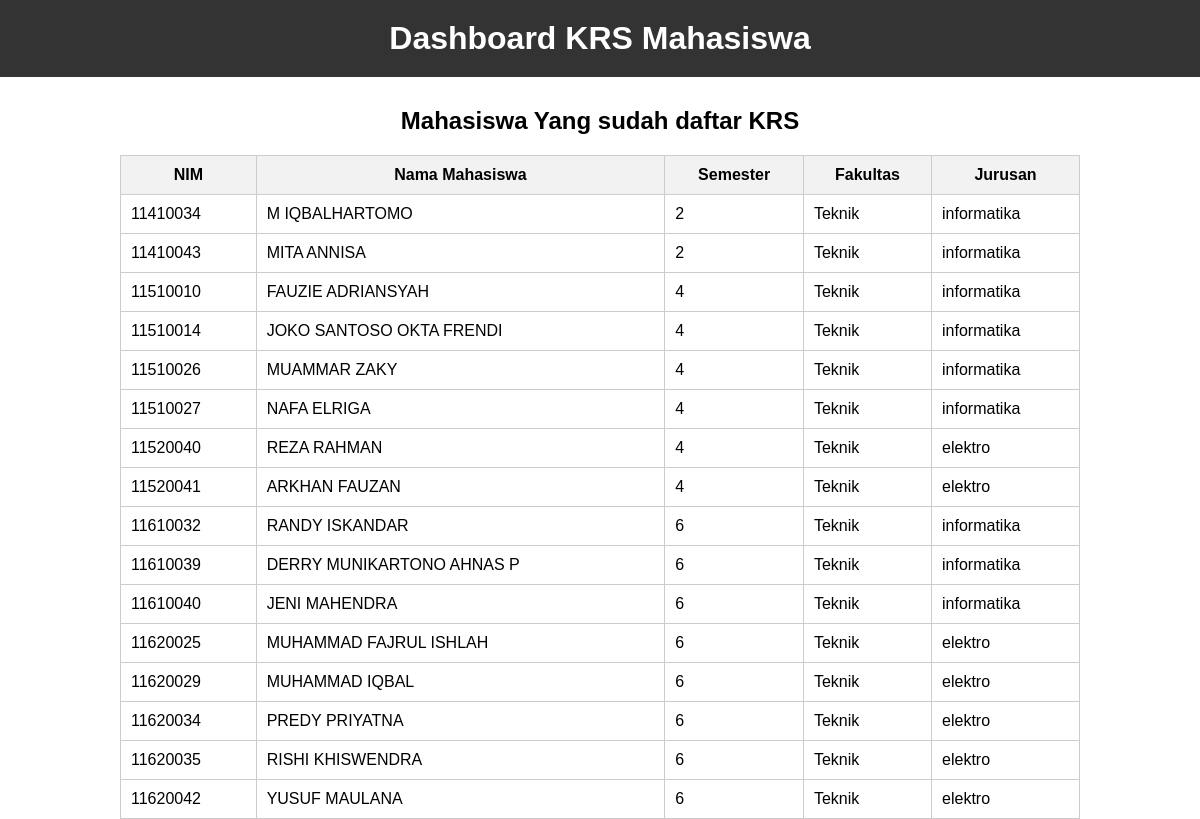
Page /Uas-pungky/dashboard.php on the committed database.
### tables this page shows
CREATE TABLE `mahasiswa` (
  `nim` varchar(10) NOT NULL,
  `nm_mhs` varchar(25) NOT NULL,
  `semester` varchar(1) NOT NULL,
  `fakultas` varchar(50) NOT NULL,
  `jurusan` varchar(50) NOT NULL
);

### Uas-pungky/dashboard.php (the view, shortened to what this page needs)
<!DOCTYPE html>
<html>
<head>
</head>
<body>
    <center>
  <h1>Dashboard KRS Mahasiswa</h1>
</center>
  <?php
  $host = "localhost";
  $username = "root";
  $password = "";
  $database = "uas2ti03";
  $koneksi = mysqli_connect($host, $username, $password, $database);
  $query_mahasiswa = "SELECT * FROM mahasiswa";
  $result_mahasiswa = mysqli_query($koneksi, $query_mahasiswa);
  if ($result_mahasiswa) {
    if (mysqli_num_rows($result_mahasiswa) > 0) {
      echo '<h2><center>Mahasiswa Yang sudah daftar KRS</center></h2>';
      echo '<table>';
      echo '<tr>';
      echo '<th>NIM</th>';
      echo '<th>Nama Mahasiswa</th>';
      echo '<th>Semester</th>';
      echo '<th>Fakultas</th>';
      echo '<th>Jurusan</th>';
      echo '</tr>';
      while ($row_mahasiswa = mysqli_fetch_assoc($result_mahasiswa)) {
        echo '<tr>';
        echo '<td>' . $row_mahasiswa["nim"] . '</td>';
        echo '<td>' . $row_mahasiswa["nm_mhs"] . '</td>';
        echo '<td>' . $row_mahasiswa["semester"] . '</td>';
        echo '<td>' . $row_mahasiswa["fakultas"] . '</td>';
        echo '<td>' . $row_mahasiswa["jurusan"] . '</td>';
        echo '</tr>';
      }
      echo '</table>';
    } else {
      echo "Tidak ada data mahasiswa yang ditemukan.";
    }
  } else {
    echo "Error: " . mysqli_error($koneksi);
  }
  ?>
</body>
</html>

### Uas-pungky/dashboard.php (style rules this page uses)
body { font-family: Arial, sans-serif; margin: 0; padding: 0; }
h1 { background-color: #333; color: #fff; padding: 20px; margin: 0; }
h2 { margin-top: 30px; }
table { width: 80%; margin-left: auto; margin-right: auto; border-collapse: collapse; }
th, td { padding: 10px; border: 1px solid #ccc; }
th { background-color: #f2f2f2; font-weight: bold; }

### rows in the picture
mahasiswa: nim "11410034", nm_mhs "M IQBALHARTOMO", semester "2", fakultas "Teknik", jurusan "informatika"
mahasiswa: nim "11410043", nm_mhs "MITA ANNISA", semester "2", fakultas "Teknik", jurusan "informatika"
mahasiswa: nim "11510010", nm_mhs "FAUZIE ADRIANSYAH", semester "4", fakultas "Teknik", jurusan "informatika"
mahasiswa: nim "11510014", nm_mhs "JOKO SANTOSO OKTA FRENDI", semester "4", fakultas "Teknik", jurusan "informatika"
mahasiswa: nim "11510026", nm_mhs "MUAMMAR ZAKY", semester "4", fakultas "Teknik", jurusan "informatika"
mahasiswa: nim "11510027", nm_mhs "NAFA ELRIGA", semester "4", fakultas "Teknik", jurusan "informatika"
mahasiswa: nim "11520040", nm_mhs "REZA RAHMAN", semester "4", fakultas "Teknik", jurusan "elektro"
mahasiswa: nim "11520041", nm_mhs "ARKHAN FAUZAN", semester "4", fakultas "Teknik", jurusan "elektro"
mahasiswa: nim "11610032", nm_mhs "RANDY ISKANDAR", semester "6", fakultas "Teknik", jurusan "informatika"
mahasiswa: nim "11610039", nm_mhs "DERRY MUNIKARTONO AHNAS P", semester "6", fakultas "Teknik", jurusan "informatika"
mahasiswa: nim "11610040", nm_mhs "JENI MAHENDRA", semester "6", fakultas "Teknik", jurusan "informatika"
mahasiswa: nim "11620025", nm_mhs "MUHAMMAD FAJRUL ISHLAH", semester "6", fakultas "Teknik", jurusan "elektro"
mahasiswa: nim "11620029", nm_mhs "MUHAMMAD IQBAL", semester "6", fakultas "Teknik", jurusan "elektro"
mahasiswa: nim "11620034", nm_mhs "PREDY PRIYATNA", semester "6", fakultas "Teknik", jurusan "elektro"
mahasiswa: nim "11620035", nm_mhs "RISHI KHISWENDRA", semester "6", fakultas "Teknik", jurusan "elektro"
mahasiswa: nim "11620042", nm_mhs "YUSUF MAULANA", semester "6", fakultas "Teknik", jurusan "elektro"
